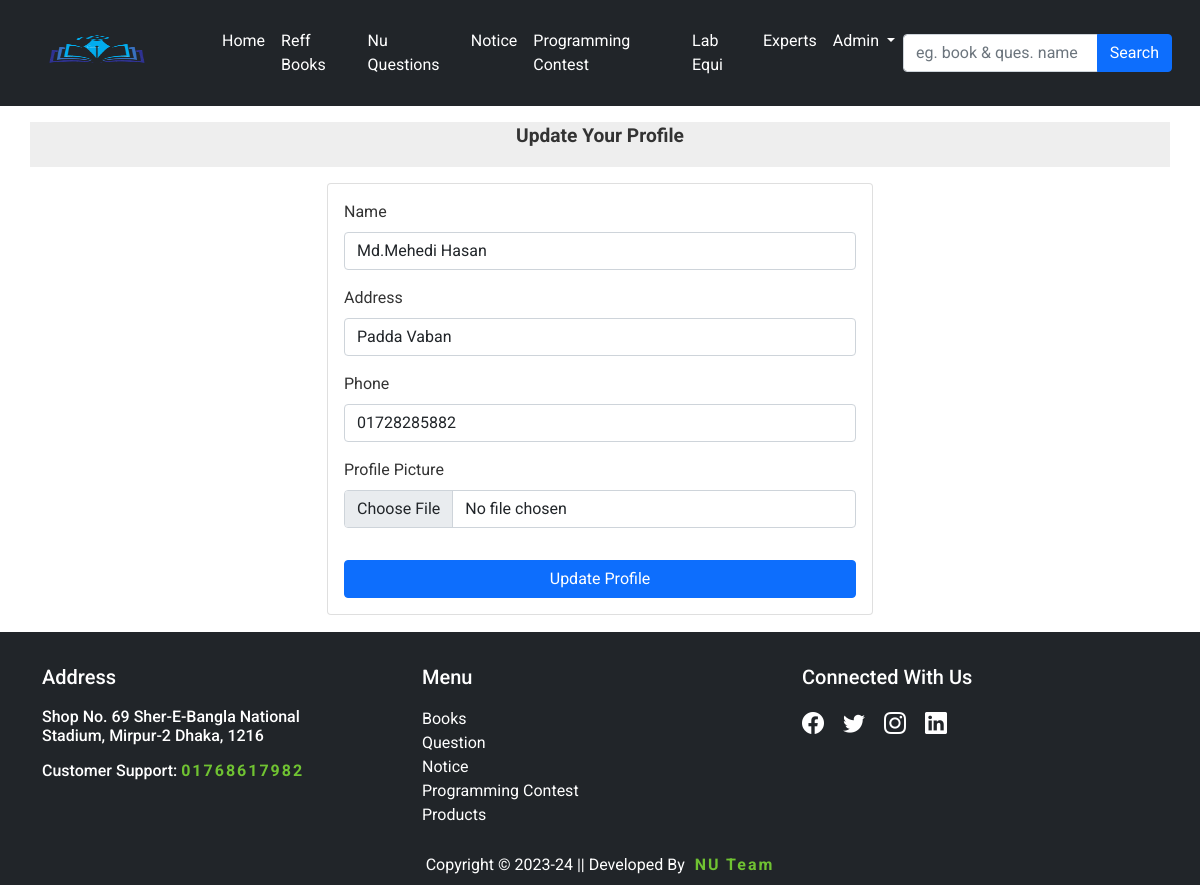
Page /update_profile/ (signed in) on the committed database.
### other/models.py (models this page shows, shortened)
class Customer(models.Model):
    user = models.ForeignKey(User, on_delete=models.CASCADE)
    profile_pic = models.ImageField(upload_to='customer_profile_pic', blank=True, null=True)
    name = models.CharField(max_length=100)
    address = models.CharField(max_length=200)
    phone = models.CharField(max_length=13)

### other/views.py (the view, shortened to what this page needs)
# urls.py: path('update_profile/', UpdateProfileView, name='update_profile'),
@login_required
def UpdateProfileView(request):
    user = request.user
    customer_data, created = Customer.objects.get_or_create(user=user)
    dict = {'customer_data': customer_data}
    return render(request, 'other/update_profile.html', context=dict)

### template/other/update_profile.html (shortened to what this page needs)
{% extends 'base.html' %}
{% load static %}
{% load crispy_forms_tags %}
{% block content %}
   <div class="container">
    <div class="row mt-3 mb-3">
        <div class="mb-3" style="background-color: #EEEEEE;">
            <p style="font-weight: bold; font-size: larger; text-align: center;">Update Your Profile</p>
        </div>
        <div class="col-sm-3">
        </div>
        <div class="col-sm-6">
            <div class="card p-3">
                <form method="POST" enctype="multipart/form-data">
                    {% if customer_data %}
                    <div class="mb-3">
                      <label for="id_name" class="form-label">Name</label>
                      <input type="text" class="form-control" id="id_name" name="name" value="{{customer_data.name}}">
                    </div>
                    <div class="mb-3">
                      <label for="id_address" class="form-label">Address</label>
                      <input type="text" class="form-control" id="id_address" name="address" value="{{customer_data.address}}">
                    </div>
                    <div class="mb-3">
                      <label for="id_phone" class="form-label">Phone</label>
                      <input type="text" class="form-control" id="id_phone" name="phone" value="{{customer_data.phone}}">
                    </div>
                    <div class="mb-3">
                      <label for="id_profile_pic" class="form-label">Profile Picture</label>
                      <input type="file" class="form-control" id="id_profile_pic" name="profile_pic" accept="image/*">
                    </div>
                    {% endif %}
                    <button type="submit" class="btn btn-primary mt-3" style="width: 100%;">Update Profile</button>
                  </form>
            </div>
        </div>
        <div class="col-sm-3"></div>
    </div>
   </div>
{% endblock content %}

### rows in the picture
Customer: name "Md.Mehedi Hasan", address "Padda Vaban", phone "01728285882"
